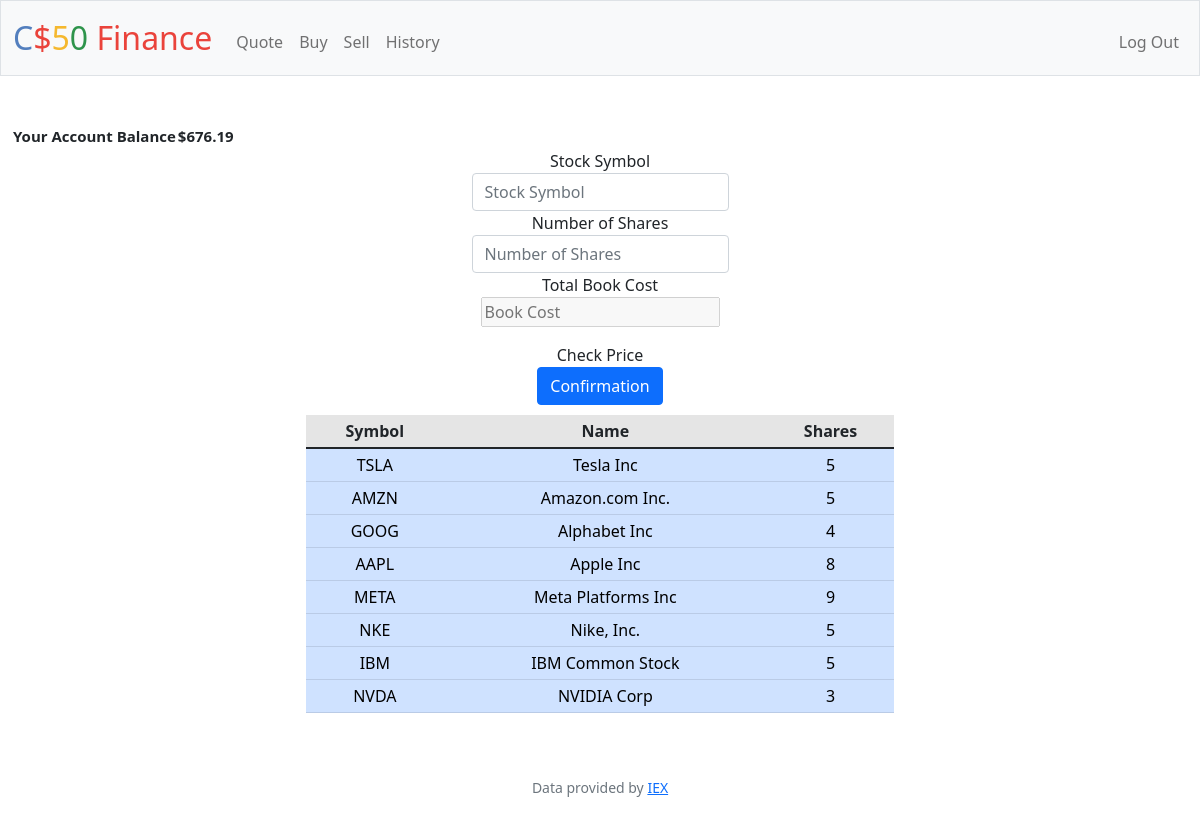
/sell (signed in), run on the app's committed database.
### tables this page shows
CREATE TABLE stocks (symbol TEXT NOT NULL, user_id INTEGER NOT NULL, name TEXT NOT NULL, shares INTEGER NOT NULL, CHECK (shares >= 0), FOREIGN KEY (user_id) REFERENCES users(id));

### app.py (the view, shortened to what this page needs)
@app.route("/sell", methods=["GET", "POST"])
@login_required
def sell():
    id=session.get("user_id")
    rows = db.execute("SELECT * FROM users WHERE id= ?", id)
    cash=rows[0]["cash"]
    if len(rows) != 1:
        return apology("invalid username and/or password", 400)
    stocks = db.execute("SELECT * FROM stocks WHERE user_id= ?",id)
    if request.method == "GET":
        return render_template("sell.html",cash=usd(cash),stocks=stocks)

### app.py (called while the page is built)
@app.after_request
def after_request(response):
    response.headers["Cache-Control"] = "no-cache, no-store, must-revalidate"
    response.headers["Expires"] = 0
    response.headers["Pragma"] = "no-cache"
    return response

### helpers.py (called while the page is built)
def login_required(f):
    @wraps(f)
    def decorated_function(*args, **kwargs):
        if session.get("user_id") is None:
            return redirect("/login")
        return f(*args, **kwargs)
    return decorated_function

def usd(value):
    return f"${value:,.2f}"

### templates/sell.html (shortened to what this page needs)
{% extends "layout.html" %}
{% block main %}
<table class="screensize2">
    <tr>
        <th>Your Account Balance</th>
        <th>{{ cash }}</th>
    </tr>
</table>
{% if symbols %}
<h1>Your Sale Has Been Approved</h1>
<h2>Stock Sale Confirmation</h2>
<table class="table table-sm container screensize0">
    <thead class="table-active">
        <th scope="col">Symbol</th>
        <th scope="col">Name</th>
        <th scope="col">Price</th>
        <th scope="col">Number of Shares</th>
        <th scope="col">Total Book Cost</th>
    </thead>
    <tr class="table-primary">
        <td> {{ symbols["symbol"] }}</td>
        <td> {{ symbols["name"] }}</td>
        <td> {{ symbols["price"] }}</td>
        <td> {{ shares }}</td>
        <td> {{ salevalues }}</td>
    </tr>
</table>
{% else %}
<form action="/sell" method="post">
    <div class="mb-3">
        <label for="symbol" >Stock Symbol</label>
        <input autocomplete="off" autofocus class="form-control mx-auto w-auto" id="symbol" name="symbol" placeholder="Stock Symbol" type="text">
        <label for="shares" >Number of Shares</label>
        <input autocomplete="off" autofocus class="form-control mx-auto w-auto" id="shares" name="shares" placeholder="Number of Shares" type="text">
        <label for="bookcost" >Total Book Cost</label>
        <br>
        <input id="bookcost" name="bookcost" placeholder="Book Cost" type="text" disabled>
    </div>
    <div id="checkprice">Check Price</div>
    <button class="btn btn-primary" type="submit">Confirmation</button>
</form>
{% if stocks %}
<table class="table table-sm w-50 container screensize0">
    <thead class="table-active">
        <th>Symbol</th>
        <th>Name</th>
        <th>Shares</th>
    </thead>
        {% for stock in stocks %}
    <tr class="table-primary">
        <td> {{ stock["symbol"] }}</td>
        <td> {{ stock["name"] }}</td>
        <td> {{ stock["shares"] }}</td>
    </tr>
        {% endfor %}
</table>
{% else %}
<h1>There is no stock in your account.</h1>
{% endif %}
{% endif %}
{% endblock %}

### templates/layout.html (shortened to what this page needs)
<!DOCTYPE html>
<html lang="en">
    <head>
        <link href="https://cdn.jsdelivr.net/npm/bootstrap@5.1.3/dist/css/bootstrap.min.css" rel="stylesheet">
        <link href="/static/styles.css" rel="stylesheet">
    </head>
    <body>
        <nav class="bg-light border navbar navbar-expand-md navbar-light">
            <div class="container-fluid">
                <a class="navbar-brand" href="/"><span class="blue">C</span><span class="red">$</span><span class="yellow">5</span><span class="green">0</span> <span class="red">Finance</span></a>
                <div class="collapse navbar-collapse" id="navbar">
                    {% if session["user_id"] %}
                        <ul class="navbar-nav me-auto mt-2">
                            <li class="nav-item"><a class="nav-link" href="/quote">Quote</a></li>
                            <li class="nav-item"><a class="nav-link" href="/buy">Buy</a></li>
                            <li class="nav-item"><a class="nav-link" href="/sell">Sell</a></li>
                            <li class="nav-item"><a class="nav-link" href="/history">History</a></li>
                        </ul>
                        <ul class="navbar-nav ms-auto mt-2">
                            <li class="nav-item"><a class="nav-link" href="/logout">Log Out</a></li>
                        </ul>
                    {% else %}
                        <ul class="navbar-nav ms-auto mt-2">
                            <li class="nav-item"><a class="nav-link" href="/register">Register</a></li>
                            <li class="nav-item"><a class="nav-link" href="/login">Log In</a></li>
                        </ul>
                    {% endif %}
                </div>
            </div>
        </nav>
        <main class="container-fluid py-5 text-center">
            {% block main %}{% endblock %}
        </main>
        <footer class="mb-5 small text-center text-muted">
            Data provided by <a href="https://iexcloud.io/">IEX</a>
        </footer>
    </body>
</html>

### static/styles.css (style rules this page uses)
nav .navbar-brand { font-size: xx-large; }
nav .navbar-brand .blue { color: #537fbe; }
nav .navbar-brand .red { color: #ea433b; }
nav .navbar-brand .yellow { color: #f5b82e; }
nav .navbar-brand .green { color: #2e944b; }
.container { margin-left: auto; margin-right: auto; margin-top: 10px; padding-left: 15px; padding-right: 15px; text-align: center; width: 90%; }
@media (min-width: 320px) { .screensize0 { width: 80%; font-size: 10px; } }
@media (min-width: 320px) { .screensize2 { font-size: 10px; } }
@media (min-width: 600px) { .screensize0 { width: 65%; font-size: medium; } }
@media (min-width: 600px) { .screensize2 { font-size: 15px; } }

### data on the page
stocks: symbol "TSLA", name "Tesla Inc", shares "5"
stocks: symbol "AMZN", name "Amazon.com Inc.", shares "5"
stocks: symbol "GOOG", name "Alphabet Inc", shares "4"
stocks: symbol "AAPL", name "Apple Inc", shares "8"
stocks: symbol "META", name "Meta Platforms Inc", shares "9"
stocks: symbol "NKE", name "Nike, Inc.", shares "5"
stocks: symbol "IBM", name "IBM Common Stock", shares "5"
stocks: symbol "NVDA", name "NVIDIA Corp", shares "3"

### other printed values
{{ cash }} "$676.19"
